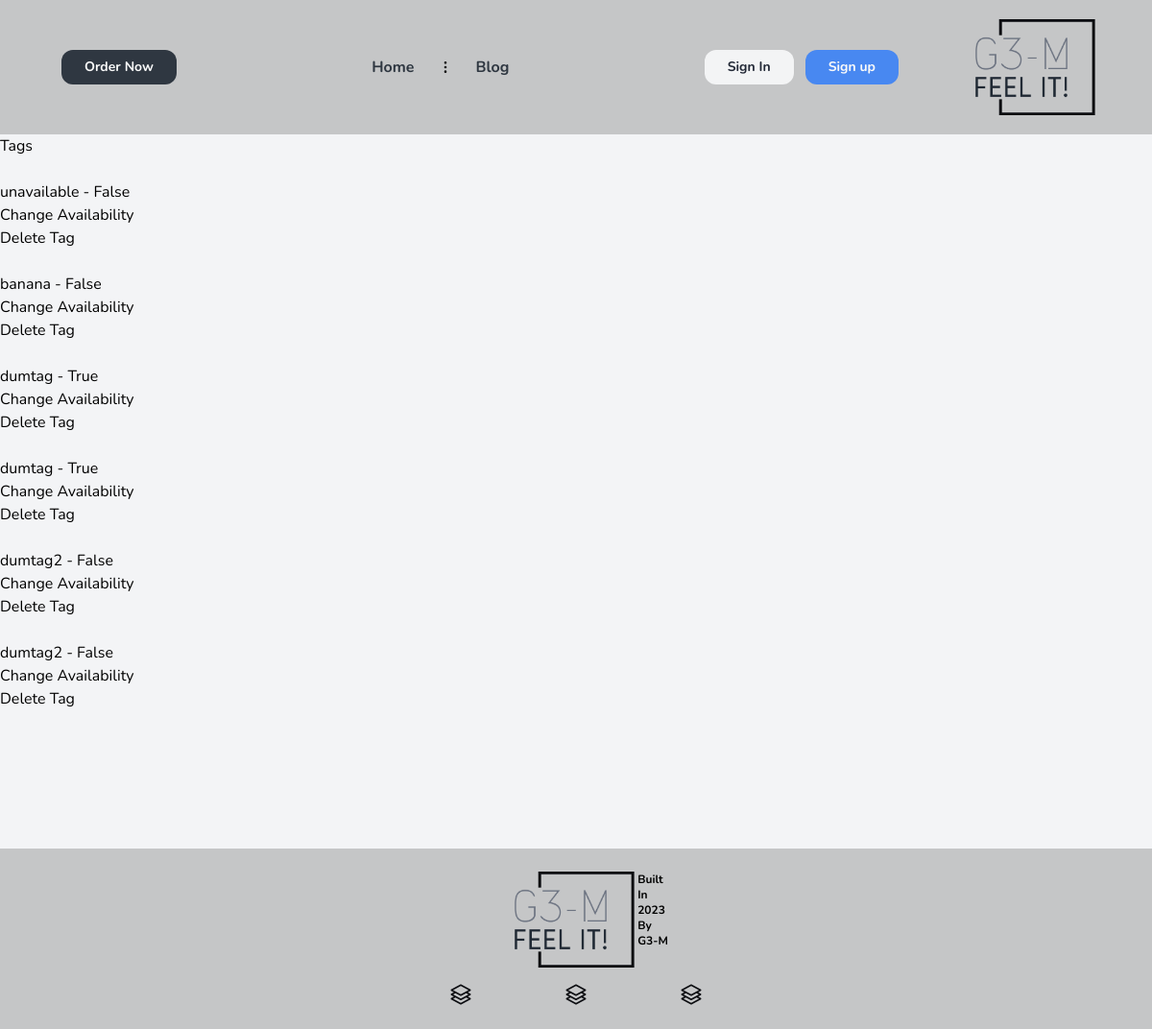
Before: /tags/ with the older database file.
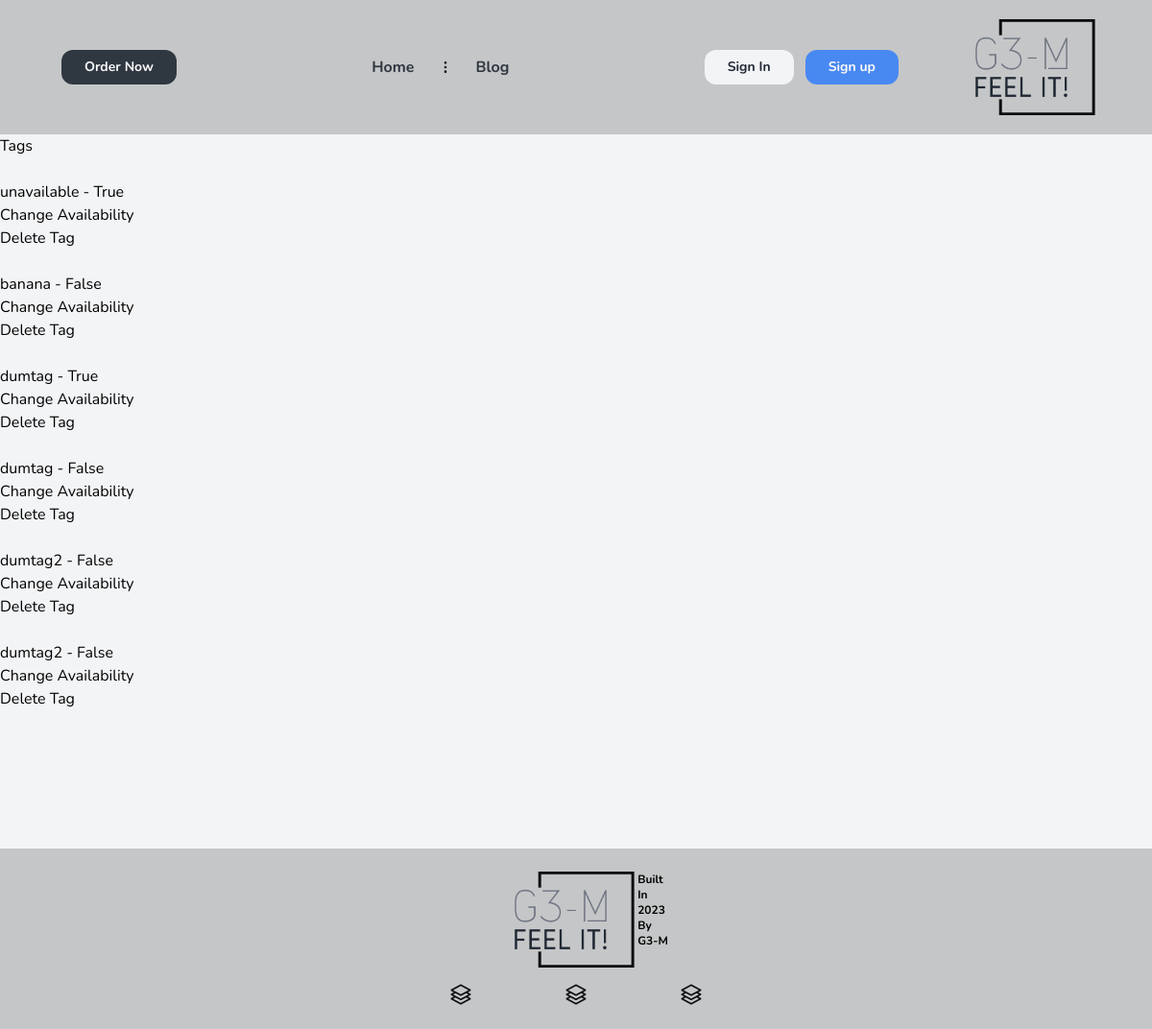
After: the same page with the newer database file.
### tag/models.py (models this page shows, shortened)
class Tag(BaseModel):
    label = models.CharField(max_length=255)
    available = models.BooleanField(default=True)

### tag/views.py (the view)
# urls.py: path('', views.TagListView.as_view(), name='tag'),
class TagListView(ListView):
    model = Tag
    template_name = 'Tag_ListTemplate.html'
    context_object_name = 'tags'

### core/models.py (called while the page is built)
    def get_queryset(self):
        return super().get_queryset().filter(deleted_at__isnull=True)

### templates/Tag_ListTemplate.html
{% extends 'base.html' %}
{% block content %}
    <h1>Tags</h1>
    <ul>
    {% for tag in tags %}
        <br>
        <li>{{ tag.label }} - {{ tag.available }}</li>
        <form method="post" action="{% url 'tags:change-tag' tag.id %}">{% csrf_token %}
            <input type="submit" value="Change Availability"></form>
        <form method="post" action="{% url 'tags:delete-tag' tag.id %}">{% csrf_token %}
            <input type="submit" value="Delete Tag"></form>
    {% empty %}
        <li>No tag yet.</li>
        <br>
    {% endfor %}
    </ul>
{% endblock %}

Changed rows visible on the page:
changed Tag "unavailable": available "False" → "True"
changed Tag (number 4 of 6 on the later page): available "True" → "False"
